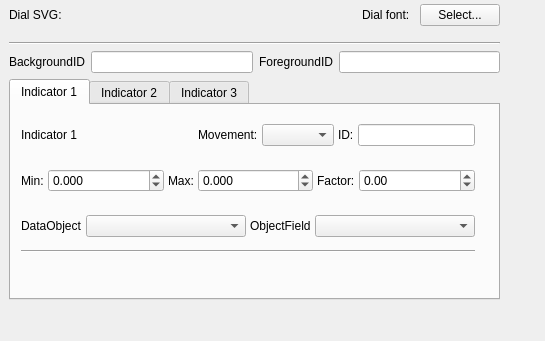
<?xml version="1.0" encoding="UTF-8"?>
<ui version="4.0">
 <class>DialGadgetOptionsPage</class>
 <widget class="QWidget" name="DialGadgetOptionsPage">
  <property name="geometry">
   <rect>
    <x>0</x>
    <y>0</y>
    <width>545</width>
    <height>341</height>
   </rect>
  </property>
  <property name="sizePolicy">
   <sizepolicy hsizetype="Expanding" vsizetype="Expanding">
    <horstretch>0</horstretch>
    <verstretch>0</verstretch>
   </sizepolicy>
  </property>
  <property name="windowTitle">
   <string>Form</string>
  </property>
  <widget class="QWidget" name="verticalLayoutWidget">
   <property name="geometry">
    <rect>
     <x>-1</x>
     <y>-1</y>
     <width>511</width>
     <height>311</height>
    </rect>
   </property>
   <layout class="QVBoxLayout" name="verticalLayout" stretch="0,0,0,0">
    <property name="sizeConstraint">
     <enum>QLayout::SetMinimumSize</enum>
    </property>
    <property name="leftMargin">
     <number>10</number>
    </property>
    <property name="topMargin">
     <number>5</number>
    </property>
    <property name="rightMargin">
     <number>10</number>
    </property>
    <property name="bottomMargin">
     <number>10</number>
    </property>
    <item>
     <layout class="QHBoxLayout" name="horizontalLayout" stretch="0,0,0,0">
      <property name="spacing">
       <number>10</number>
      </property>
      <property name="sizeConstraint">
       <enum>QLayout::SetMaximumSize</enum>
      </property>
      <property name="bottomMargin">
       <number>10</number>
      </property>
      <item>
       <widget class="QLabel" name="label">
        <property name="sizePolicy">
         <sizepolicy hsizetype="Minimum" vsizetype="Preferred">
          <horstretch>0</horstretch>
          <verstretch>0</verstretch>
         </sizepolicy>
        </property>
        <property name="text">
         <string>Dial SVG: </string>
        </property>
       </widget>
      </item>
      <item>
       <widget class="Utils::PathChooser" name="svgSourceFile" native="true">
        <property name="sizePolicy">
         <sizepolicy hsizetype="MinimumExpanding" vsizetype="Preferred">
          <horstretch>0</horstretch>
          <verstretch>0</verstretch>
         </sizepolicy>
        </property>
       </widget>
      </item>
      <item>
       <widget class="QLabel" name="label_28">
        <property name="sizePolicy">
         <sizepolicy hsizetype="Minimum" vsizetype="Preferred">
          <horstretch>0</horstretch>
          <verstretch>0</verstretch>
         </sizepolicy>
        </property>
        <property name="text">
         <string>Dial font:</string>
        </property>
       </widget>
      </item>
      <item>
       <widget class="QPushButton" name="fontPicker">
        <property name="text">
         <string>Select...</string>
        </property>
       </widget>
      </item>
     </layout>
    </item>
    <item>
     <widget class="Line" name="line">
      <property name="orientation">
       <enum>Qt::Horizontal</enum>
      </property>
     </widget>
    </item>
    <item>
     <layout class="QHBoxLayout" name="horizontalLayout_2">
      <item>
       <widget class="QLabel" name="label_2">
        <property name="text">
         <string>BackgroundID</string>
        </property>
       </widget>
      </item>
      <item>
       <widget class="QLineEdit" name="backgroundID"/>
      </item>
      <item>
       <widget class="QLabel" name="label_3">
        <property name="text">
         <string>ForegroundID</string>
        </property>
       </widget>
      </item>
      <item>
       <widget class="QLineEdit" name="foregroundID"/>
      </item>
     </layout>
    </item>
    <item>
     <widget class="QTabWidget" name="tabWidget">
      <property name="sizePolicy">
       <sizepolicy hsizetype="MinimumExpanding" vsizetype="MinimumExpanding">
        <horstretch>0</horstretch>
        <verstretch>0</verstretch>
       </sizepolicy>
      </property>
      <property name="currentIndex">
       <number>0</number>
      </property>
      <widget class="QWidget" name="tab">
       <attribute name="title">
        <string>Indicator 1</string>
       </attribute>
       <widget class="QWidget" name="layoutWidget">
        <property name="geometry">
         <rect>
          <x>10</x>
          <y>10</y>
          <width>454</width>
          <height>151</height>
         </rect>
        </property>
        <layout class="QVBoxLayout" name="verticalLayout_2">
         <property name="spacing">
          <number>4</number>
         </property>
         <property name="rightMargin">
          <number>0</number>
         </property>
         <property name="bottomMargin">
          <number>4</number>
         </property>
         <item>
          <layout class="QHBoxLayout" name="horizontalLayout_5">
           <item>
            <widget class="QLabel" name="label_4">
             <property name="text">
              <string>Indicator 1</string>
             </property>
            </widget>
           </item>
           <item>
            <spacer name="horizontalSpacer">
             <property name="orientation">
              <enum>Qt::Horizontal</enum>
             </property>
             <property name="sizeHint" stdset="0">
              <size>
               <width>40</width>
               <height>20</height>
              </size>
             </property>
            </spacer>
           </item>
           <item>
            <widget class="QLabel" name="label_12">
             <property name="text">
              <string>Movement:</string>
             </property>
            </widget>
           </item>
           <item>
            <widget class="QComboBox" name="moveNeedle1"/>
           </item>
           <item>
            <widget class="QLabel" name="label_5">
             <property name="text">
              <string>ID:</string>
             </property>
            </widget>
           </item>
           <item>
            <widget class="QLineEdit" name="needle1ID">
             <property name="sizePolicy">
              <sizepolicy hsizetype="MinimumExpanding" vsizetype="Fixed">
               <horstretch>0</horstretch>
               <verstretch>0</verstretch>
              </sizepolicy>
             </property>
             <property name="minimumSize">
              <size>
               <width>50</width>
               <height>0</height>
              </size>
             </property>
             <property name="maximumSize">
              <size>
               <width>16777215</width>
               <height>16777215</height>
              </size>
             </property>
            </widget>
           </item>
          </layout>
         </item>
         <item>
          <layout class="QHBoxLayout" name="horizontalLayout_3">
           <property name="topMargin">
            <number>10</number>
           </property>
           <item>
            <widget class="QLabel" name="label_6">
             <property name="text">
              <string>Min:</string>
             </property>
            </widget>
           </item>
           <item>
            <widget class="QDoubleSpinBox" name="needle1Min">
             <property name="sizePolicy">
              <sizepolicy hsizetype="MinimumExpanding" vsizetype="Fixed">
               <horstretch>0</horstretch>
               <verstretch>0</verstretch>
              </sizepolicy>
             </property>
             <property name="decimals">
              <number>3</number>
             </property>
             <property name="minimum">
              <double>-100000.000000000000000</double>
             </property>
             <property name="maximum">
              <double>100000.000000000000000</double>
             </property>
            </widget>
           </item>
           <item>
            <widget class="QLabel" name="label_7">
             <property name="text">
              <string>Max:</string>
             </property>
            </widget>
           </item>
           <item>
            <widget class="QDoubleSpinBox" name="needle1Max">
             <property name="sizePolicy">
              <sizepolicy hsizetype="MinimumExpanding" vsizetype="Fixed">
               <horstretch>0</horstretch>
               <verstretch>0</verstretch>
              </sizepolicy>
             </property>
             <property name="decimals">
              <number>3</number>
             </property>
             <property name="minimum">
              <double>-100000.000000000000000</double>
             </property>
             <property name="maximum">
              <double>100000.000000000000000</double>
             </property>
            </widget>
           </item>
           <item>
            <widget class="QLabel" name="label_10">
             <property name="text">
              <string>Factor:</string>
             </property>
            </widget>
           </item>
           <item>
            <widget class="QDoubleSpinBox" name="factor1">
             <property name="sizePolicy">
              <sizepolicy hsizetype="MinimumExpanding" vsizetype="Fixed">
               <horstretch>0</horstretch>
               <verstretch>0</verstretch>
              </sizepolicy>
             </property>
             <property name="minimum">
              <double>-100000.000000000000000</double>
             </property>
             <property name="maximum">
              <double>100000.000000000000000</double>
             </property>
            </widget>
           </item>
          </layout>
         </item>
         <item>
          <layout class="QHBoxLayout" name="horizontalLayout_4">
           <property name="topMargin">
            <number>10</number>
           </property>
           <item>
            <widget class="QLabel" name="label_8">
             <property name="text">
              <string>DataObject</string>
             </property>
            </widget>
           </item>
           <item>
            <widget class="QComboBox" name="uavObject1">
             <property name="sizePolicy">
              <sizepolicy hsizetype="Expanding" vsizetype="Fixed">
               <horstretch>0</horstretch>
               <verstretch>0</verstretch>
              </sizepolicy>
             </property>
            </widget>
           </item>
           <item>
            <widget class="QLabel" name="label_9">
             <property name="text">
              <string>ObjectField</string>
             </property>
            </widget>
           </item>
           <item>
            <widget class="QComboBox" name="objectField1">
             <property name="sizePolicy">
              <sizepolicy hsizetype="Expanding" vsizetype="Fixed">
               <horstretch>0</horstretch>
               <verstretch>0</verstretch>
              </sizepolicy>
             </property>
            </widget>
           </item>
          </layout>
         </item>
         <item>
          <widget class="Line" name="line_2">
           <property name="orientation">
            <enum>Qt::Horizontal</enum>
           </property>
          </widget>
         </item>
        </layout>
       </widget>
      </widget>
      <widget class="QWidget" name="tab_2">
       <attribute name="title">
        <string>Indicator 2</string>
       </attribute>
       <widget class="QWidget" name="layoutWidget">
        <property name="geometry">
         <rect>
          <x>10</x>
          <y>10</y>
          <width>449</width>
          <height>139</height>
         </rect>
        </property>
        <layout class="QVBoxLayout" name="verticalLayout_4">
         <property name="rightMargin">
          <number>0</number>
         </property>
         <property name="bottomMargin">
          <number>4</number>
         </property>
         <item>
          <layout class="QHBoxLayout" name="horizontalLayout_6">
           <item>
            <widget class="QLabel" name="label_16">
             <property name="text">
              <string>Indicator 2</string>
             </property>
            </widget>
           </item>
           <item>
            <spacer name="horizontalSpacer_2">
             <property name="orientation">
              <enum>Qt::Horizontal</enum>
             </property>
             <property name="sizeHint" stdset="0">
              <size>
               <width>40</width>
               <height>20</height>
              </size>
             </property>
            </spacer>
           </item>
           <item>
            <widget class="QLabel" name="label_13">
             <property name="text">
              <string>Movement:</string>
             </property>
            </widget>
           </item>
           <item>
            <widget class="QComboBox" name="moveNeedle2"/>
           </item>
           <item>
            <widget class="QLabel" name="label_17">
             <property name="text">
              <string>ID:</string>
             </property>
            </widget>
           </item>
           <item>
            <widget class="QLineEdit" name="needle2ID">
             <property name="sizePolicy">
              <sizepolicy hsizetype="MinimumExpanding" vsizetype="Fixed">
               <horstretch>0</horstretch>
               <verstretch>0</verstretch>
              </sizepolicy>
             </property>
            </widget>
           </item>
          </layout>
         </item>
         <item>
          <layout class="QHBoxLayout" name="horizontalLayout_7">
           <property name="topMargin">
            <number>10</number>
           </property>
           <item>
            <widget class="QLabel" name="label_18">
             <property name="text">
              <string>Min:</string>
             </property>
            </widget>
           </item>
           <item>
            <widget class="QDoubleSpinBox" name="needle2Min">
             <property name="sizePolicy">
              <sizepolicy hsizetype="MinimumExpanding" vsizetype="Fixed">
               <horstretch>0</horstretch>
               <verstretch>0</verstretch>
              </sizepolicy>
             </property>
             <property name="decimals">
              <number>3</number>
             </property>
             <property name="minimum">
              <double>-10000.000000000000000</double>
             </property>
             <property name="maximum">
              <double>100000.000000000000000</double>
             </property>
            </widget>
           </item>
           <item>
            <widget class="QLabel" name="label_19">
             <property name="text">
              <string>Max:</string>
             </property>
            </widget>
           </item>
           <item>
            <widget class="QDoubleSpinBox" name="needle2Max">
             <property name="sizePolicy">
              <sizepolicy hsizetype="MinimumExpanding" vsizetype="Fixed">
               <horstretch>0</horstretch>
               <verstretch>0</verstretch>
              </sizepolicy>
             </property>
             <property name="decimals">
              <number>3</number>
             </property>
             <property name="minimum">
              <double>-100000.000000000000000</double>
             </property>
             <property name="maximum">
              <double>100000.000000000000000</double>
             </property>
            </widget>
           </item>
           <item>
            <widget class="QLabel" name="label_11">
             <property name="text">
              <string>Factor:</string>
             </property>
            </widget>
           </item>
           <item>
            <widget class="QDoubleSpinBox" name="factor2">
             <property name="sizePolicy">
              <sizepolicy hsizetype="MinimumExpanding" vsizetype="Fixed">
               <horstretch>0</horstretch>
               <verstretch>0</verstretch>
              </sizepolicy>
             </property>
             <property name="minimum">
              <double>-100000.000000000000000</double>
             </property>
             <property name="maximum">
              <double>100000.000000000000000</double>
             </property>
            </widget>
           </item>
          </layout>
         </item>
         <item>
          <layout class="QHBoxLayout" name="horizontalLayout_8">
           <property name="topMargin">
            <number>10</number>
           </property>
           <item>
            <widget class="QLabel" name="label_20">
             <property name="text">
              <string>DataObject</string>
             </property>
            </widget>
           </item>
           <item>
            <widget class="QComboBox" name="uavObject2">
             <property name="sizePolicy">
              <sizepolicy hsizetype="Expanding" vsizetype="Fixed">
               <horstretch>0</horstretch>
               <verstretch>0</verstretch>
              </sizepolicy>
             </property>
            </widget>
           </item>
           <item>
            <widget class="QLabel" name="label_21">
             <property name="text">
              <string>ObjectField</string>
             </property>
            </widget>
           </item>
           <item>
            <widget class="QComboBox" name="objectField2">
             <property name="sizePolicy">
              <sizepolicy hsizetype="Expanding" vsizetype="Fixed">
               <horstretch>0</horstretch>
               <verstretch>0</verstretch>
              </sizepolicy>
             </property>
            </widget>
           </item>
          </layout>
         </item>
         <item>
          <widget class="Line" name="line_4">
           <property name="orientation">
            <enum>Qt::Horizontal</enum>
           </property>
          </widget>
         </item>
        </layout>
       </widget>
      </widget>
      <widget class="QWidget" name="tab_3">
       <attribute name="title">
        <string>Indicator 3</string>
       </attribute>
       <widget class="QWidget" name="layoutWidget">
        <property name="geometry">
         <rect>
          <x>10</x>
          <y>10</y>
          <width>449</width>
          <height>139</height>
         </rect>
        </property>
        <layout class="QVBoxLayout" name="verticalLayout_5">
         <property name="rightMargin">
          <number>0</number>
         </property>
         <property name="bottomMargin">
          <number>4</number>
         </property>
         <item>
          <layout class="QHBoxLayout" name="horizontalLayout_9">
           <item>
            <widget class="QLabel" name="label_22">
             <property name="text">
              <string>Indicator 3</string>
             </property>
            </widget>
           </item>
           <item>
            <spacer name="horizontalSpacer_3">
             <property name="orientation">
              <enum>Qt::Horizontal</enum>
             </property>
             <property name="sizeHint" stdset="0">
              <size>
               <width>40</width>
               <height>20</height>
              </size>
             </property>
            </spacer>
           </item>
           <item>
            <widget class="QLabel" name="label_14">
             <property name="text">
              <string>Movement:</string>
             </property>
            </widget>
           </item>
           <item>
            <widget class="QComboBox" name="moveNeedle3"/>
           </item>
           <item>
            <widget class="QLabel" name="label_23">
             <property name="text">
              <string>ID:</string>
             </property>
            </widget>
           </item>
           <item>
            <widget class="QLineEdit" name="needle3ID">
             <property name="sizePolicy">
              <sizepolicy hsizetype="MinimumExpanding" vsizetype="Fixed">
               <horstretch>0</horstretch>
               <verstretch>0</verstretch>
              </sizepolicy>
             </property>
            </widget>
           </item>
          </layout>
         </item>
         <item>
          <layout class="QHBoxLayout" name="horizontalLayout_10">
           <property name="topMargin">
            <number>10</number>
           </property>
           <item>
            <widget class="QLabel" name="label_24">
             <property name="text">
              <string>Min:</string>
             </property>
            </widget>
           </item>
           <item>
            <widget class="QDoubleSpinBox" name="needle3Min">
             <property name="sizePolicy">
              <sizepolicy hsizetype="MinimumExpanding" vsizetype="Fixed">
               <horstretch>0</horstretch>
               <verstretch>0</verstretch>
              </sizepolicy>
             </property>
             <property name="decimals">
              <number>3</number>
             </property>
             <property name="minimum">
              <double>-10000.000000000000000</double>
             </property>
             <property name="maximum">
              <double>100000.000000000000000</double>
             </property>
            </widget>
           </item>
           <item>
            <widget class="QLabel" name="label_25">
             <property name="text">
              <string>Max:</string>
             </property>
            </widget>
           </item>
           <item>
            <widget class="QDoubleSpinBox" name="needle3Max">
             <property name="sizePolicy">
              <sizepolicy hsizetype="MinimumExpanding" vsizetype="Fixed">
               <horstretch>0</horstretch>
               <verstretch>0</verstretch>
              </sizepolicy>
             </property>
             <property name="decimals">
              <number>3</number>
             </property>
             <property name="minimum">
              <double>-100000.000000000000000</double>
             </property>
             <property name="maximum">
              <double>100000.000000000000000</double>
             </property>
            </widget>
           </item>
           <item>
            <widget class="QLabel" name="label_15">
             <property name="text">
              <string>Factor:</string>
             </property>
            </widget>
           </item>
           <item>
            <widget class="QDoubleSpinBox" name="factor3">
             <property name="sizePolicy">
              <sizepolicy hsizetype="MinimumExpanding" vsizetype="Fixed">
               <horstretch>0</horstretch>
               <verstretch>0</verstretch>
              </sizepolicy>
             </property>
             <property name="minimum">
              <double>-100000.000000000000000</double>
             </property>
             <property name="maximum">
              <double>100000.000000000000000</double>
             </property>
            </widget>
           </item>
          </layout>
         </item>
         <item>
          <layout class="QHBoxLayout" name="horizontalLayout_11">
           <property name="topMargin">
            <number>10</number>
           </property>
           <item>
            <widget class="QLabel" name="label_26">
             <property name="text">
              <string>DataObject</string>
             </property>
            </widget>
           </item>
           <item>
            <widget class="QComboBox" name="uavObject3">
             <property name="sizePolicy">
              <sizepolicy hsizetype="Expanding" vsizetype="Fixed">
               <horstretch>0</horstretch>
               <verstretch>0</verstretch>
              </sizepolicy>
             </property>
            </widget>
           </item>
           <item>
            <widget class="QLabel" name="label_27">
             <property name="text">
              <string>ObjectField</string>
             </property>
            </widget>
           </item>
           <item>
            <widget class="QComboBox" name="objectField3">
             <property name="sizePolicy">
              <sizepolicy hsizetype="Expanding" vsizetype="Fixed">
               <horstretch>0</horstretch>
               <verstretch>0</verstretch>
              </sizepolicy>
             </property>
            </widget>
           </item>
          </layout>
         </item>
         <item>
          <widget class="Line" name="line_6">
           <property name="orientation">
            <enum>Qt::Horizontal</enum>
           </property>
          </widget>
         </item>
        </layout>
       </widget>
      </widget>
     </widget>
    </item>
   </layout>
  </widget>
 </widget>
 <customwidgets>
  <customwidget>
   <class>Utils::PathChooser</class>
   <extends>QWidget</extends>
   <header>utils/pathchooser.h</header>
   <container>1</container>
  </customwidget>
 </customwidgets>
 <resources/>
 <connections/>
</ui>
